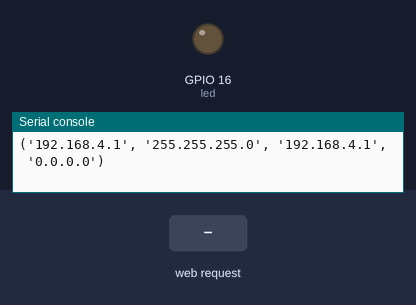
A program run on a simulated ESP8266 board running MicroPython. On the bench: output pins drawn as LEDs (lit = HIGH), the last lines printed to the serial console. Inputs (shaded band) come from the test bench. The board's own WiFi access point starts at once.

Above: at 1.2 s.
1.3 s: HTTP request GET /?led=on received
At 2.5 s:
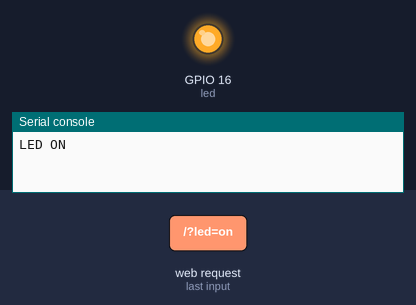
2.8 s: HTTP request GET /?led=off received
At 3.8 s:
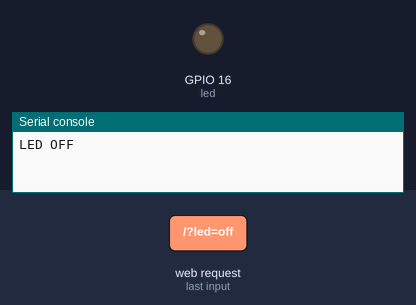
Timing chart, 0 to 5.8 s (numbered marks = the images above; inputs shaded):
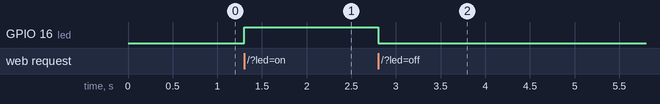

The program:

2.Home_Automation_relay_NoT_Offline.py
```python
############## IoT & MicroPython ############################
# Author:- Rutvik Mehta
#Title:-   Home Automation Project - NoT - Using Relay
#E-mail:- rutvik.mehta1990@gmail.com
#############################################################
#import socket module from firmware

try:
  import usocket as socket
except:
  import socket
#import network module from firmware

import machine
import network
#Setting ESP8266 in AP Mode
ap_if = network.WLAN(network.AP_IF)
ap_if.active(True)
print(ap_if.ifconfig())
led = machine.Pin(16, machine.Pin.OUT)
def web_page():
  if led.value() == 1:
    gpio_state="ON"
  else:
    gpio_state="OFF"

  html = """<html><head> <title>ESP Web Server</title> <meta name="viewport" content="width=device-width, initial-scale=1">
  <link rel="icon" href="data:,"> <style>html{font-family: Helvetica; display:inline-block; margin: 0px auto; text-align: center;}
  h1{color: #0F3376; padding: 2vh;}p{font-size: 1.5rem;}.button{display: inline-block; background-color: #e7bd3b; border: none;
  border-radius: 4px; color: white; padding: 16px 40px; text-decoration: none; font-size: 30px; margin: 2px; cursor: pointer;}
  .button2{background-color: #4286f4;}</style></head><body> <h1>ESP Home Automation</h1>
  <h2> Howdy developers!!</h2><p>Author: Rutvik Mehta </p><h1> It's A@br@ c@ d@br@ time<p>GPIO state: <strong>""" + gpio_state + """</strong></p><p><a href="/?led=on"><button class="button">ON</button></a></p>
  <p><a href="/?led=off"><button class="button button2">OFF</button></a></p></body></html>"""
  return html

#creating tcp stream socket
#AF_INET is for ipv4. Change it to AF_INET6 for ipv6.SOCK_STREAM is for TCP Socket.
#UDP sockets can be create using AF_DGRAM

s = socket.socket(socket.AF_INET, socket.SOCK_STREAM)
#binding port 80 with default addrss of esp8266 - port 80 is reserved for web communication
s.bind(('192.168.4.1', 80))
#listing for incoming connection
s.listen(5)

while True:
  conn, addr = s.accept()
  print('Got a connection from %s' % str(addr))
  request = conn.recv(1024)
  request = str(request)
  print('Content = %s' % request)
  led_on = request.find('/?led=on')
  led_off = request.find('/?led=off')
  if led_on == 6:
    print('LED ON')
    led.value(1)
  if led_off == 6:
    print('LED OFF')
    led.value(0)
  response = web_page()
  conn.send(response)
  conn.close()
```

Measured:
- after the input at 1.3 s, GPIO 16 (led): LOW → HIGH at once
- after the input at 2.8 s, GPIO 16 (led): HIGH → LOW at once
